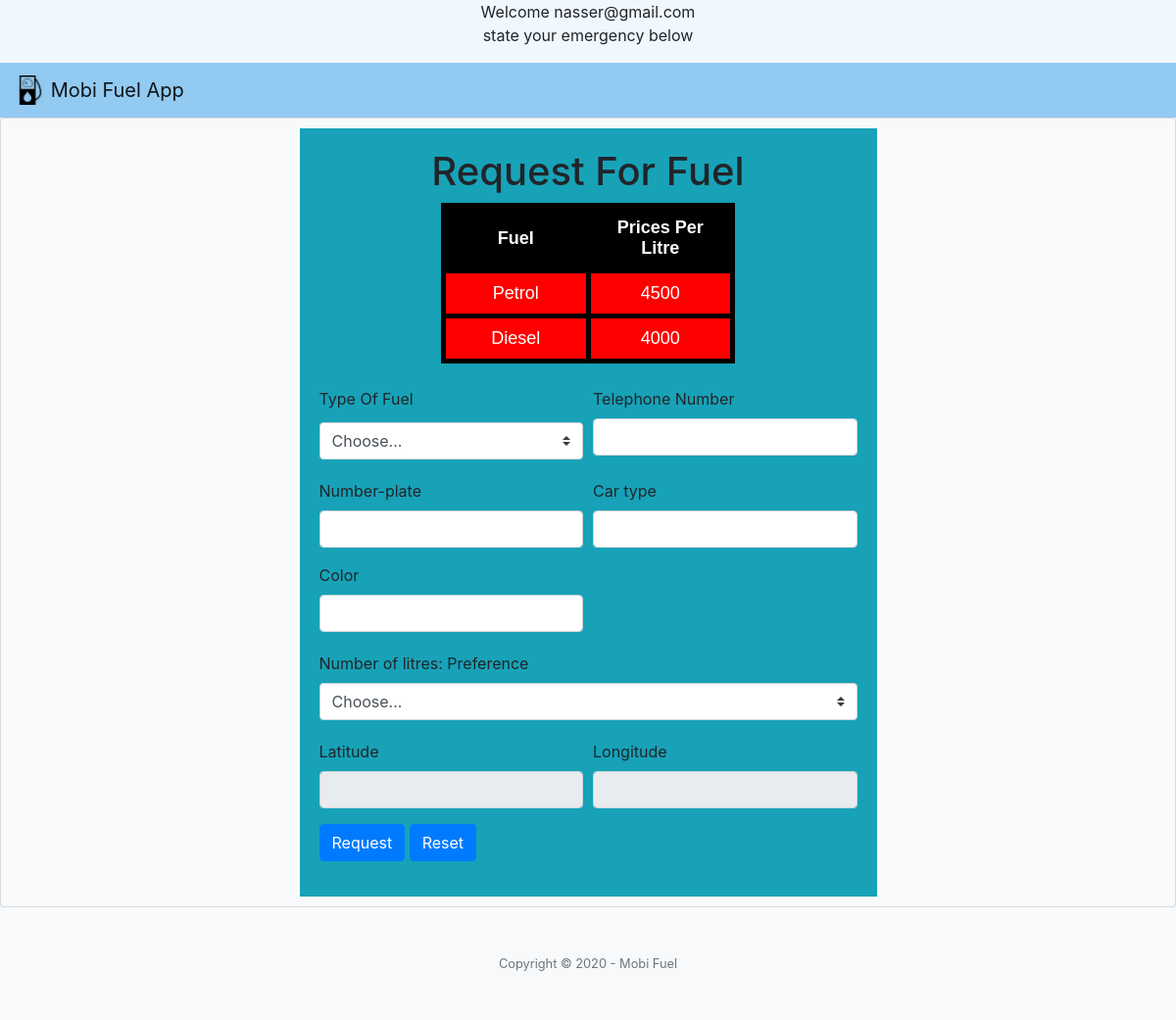
Screenshot of /request.php (signed in) with the database file from the repository.
### tables this page shows
CREATE TABLE `fueltypes` (
  `fueltype` varchar(100) NOT NULL,
  `price` int(10) NOT NULL
);

### request.php (the view, shortened to what this page needs)
<html>
<head>
 <link type="text/css" rel="stylesheet" href="bootsrap/css/bootstrap.min.css">
 <link type="text/css" rel="stylesheet" href="css/bootstrap.css">
 <link type="text/css" rel="stylesheet" href="css/style.css">
</head>
<body>
<center>Welcome <?php echo $_SESSION['email']; ?> <p>state your emergency below</center>
<nav class="navbar navbar-light" style="background-color: #93caf1;">
    <a class="navbar-brand" href="#">
      <img src="images/gas.png" width="30" height="30" class="d-inline-block align-top" alt="">
     Mobi Fuel App
    </a>
  </nav>
  <div class="card bg-light" style="width: 100%;  padding: 10px";>
  <div  class="bg-info card-body d-card" style="width: 50%;margin: 0 auto;">
    <h1 class="text-center">Request For Fuel</h1>
   <center>
  <table >
      <tr>
        <th>Fuel</th>
        <th>Prices Per Litre</th>
      </tr>
      <?php require_once("db.php");
$sql="SELECT * from fueltypes";
$query=mysqli_query($conn,$sql);
while($row=mysqli_fetch_assoc($query)){
       ?>
    <tr>
      <td><?php echo $row['fueltype']; ?></td>
      <td><?php echo $row['price']; ?></td>
      </tr>
     <?php } ?>
  </table>
   </center>
   <br>
<form action="request.php" method="POST">
        <div class="form-row">
            <div class="form-group col-md-6">
                <label for="formGroupExampleInput">Type Of Fuel</label>
                <select class="custom-select my-1 mr-sm-2" id="inlineFormCustomSelectPref" name="fueltype">
                    <option selected>Choose...</option>
                  </select>
              </div>
              <div class="form-group col-md-6">
                <label for="formGroupExampleInput2">Telephone Number</label>
                <input type="number" maxlength="10" class="form-control" id="formGroupExampleInput2" placeholder="" required="required" name="phone">
              </div>
              </div>
              <div class="form-row">
                  <div class="form-group col-md-6">
                      <label for="formGroupExampleInput">Number-plate</label>
                      <input type="text" class="form-control" id="formGroupExampleInput" placeholder="" required="required" name="numberplate">
                    </div>
                    <div class="form-group col-md-6">
                      <label for="formGroupExampleInput2">Car type</label>
                      <input type="text" class="form-control" id="formGroupExampleInput2" placeholder="" required="required" name="cartype">
                    </div>
                    </div>
                    <div class="form-row">
                        <div class="form-group col-md-6">
                            <label for="formGroupExampleInput">Color</label>
                            <input type="text" class="form-control" id="formGroupExampleInput" placeholder="" required="required" name="carcolor">
                          </div>
                          </div>
              <p>Number of litres:
                  <label class="my-1 mr-2" for="inlineFormCustomSelectPref">Preference</label>
                  <select class="custom-select my-1 mr-sm-2" id="inlineFormCustomSelectPref" name="litres">
                    <option selected>Choose...</option>
                  </select>
        </p>
  <div class="form-row">
                  <div class="form-group col-md-6">
                      <label for="formGroupExampleInput">Latitude</label>
                      <input type="text" class="form-control" id="formGroupExampleInput" value="<?php echo $_SESSION['latitude']; ?>" readonly="readonly" required="required" name="latitude">
                    </div>
                    <div class="form-group col-md-6">
                      <label for="formGroupExampleInput2">Longitude</label>
                      <input type="text" class="form-control" id="formGroupExampleInput2" readonly="readonly" value="<?php echo $_SESSION['longitude']; ?>" placeholder="" required="required" name="longitude">
                    </div>
                    </div>
        <button type="submit" class="btn btn-primary" name="request">Request</button>
        <button type="Reset" class="btn btn-primary" href="#">Reset</button>
      </form>
    </div>
</div>
<footer class="bg-light py-5">
    <div class="container">
      <div class="small text-center text-muted">Copyright &copy; 2020 - Mobi Fuel</div>
    </div>
  </footer>
</body>
</html>

### css/style.css (style rules this page uses)
table { width:300px; margin:auto; text-align: center; table-layout: fixed; }
table ,tr,th,td { padding:10px; color:white; background-color:red; border:5px solid black; border-collapse: collapse; font-size:18px ; font-family: Arial; }
table th { background-color:black; }
body { background-color:aliceblue; background-image: url("wood.jpg"); }

### rows the page displays
fueltypes: fueltype "Petrol", price "4500"
fueltypes: fueltype "Diesel", price "4000"

### other values shown
$_SESSION['email'] "nasser@gmail.com"
